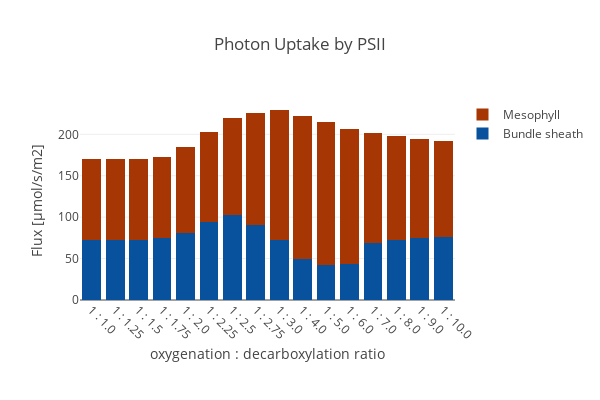

The notebook cell saved with this chart:
### Code cell
create_bar_plot_met(D_fba, D_exp,
                    {'[M]_PSII_h':'Mesophyll','[B]_PSII_h': 'Bundle sheath'},'hnu_h',
                    'Photon Uptake by PSII', xaxis_title, c3_model,
                    stacked = True, save_fig=save_fig)

### Figure 1 — Plotly figure (JSON) as saved in the notebook; plotly's stock layout.template omitted (floating-point values rounded to 4 significant figures)
{"data": [{"marker": {"color": "rgb(8,81,156)"}, "name": "Bundle sheath", "type": "bar", "uid": "80f3f6da-fa99-47da-a3ba-a7f6b3e3fef1", "x": ["1 : 1.0", "1 : 1.25", "1 : 1.5", "1 : 1.75", "1 : 2.0", "1 : 2.25", "1 : 2.5", "1 : 2.75", "1 : 3.0", "1 : 4.0", "1 : 5.0", "1 : 6.0", "1 : 7.0", "1 : 8.0", "1 : 9.0", "1 : 10.0"], "y": [72.71, 72.71, 72.71, 74.47, 81.23, 94.21, 102.7, 90.19, 72.01, 49.05, 41.92, 44.01, 69.21, 72.74, 74.7, 75.46]}, {"marker": {"color": "rgb(166,54,3)"}, "name": "Mesophyll", "type": "bar", "uid": "e6b986f1-c183-4b99-baee-4187dc675ac6", "x": ["1 : 1.0", "1 : 1.25", "1 : 1.5", "1 : 1.75", "1 : 2.0", "1 : 2.25", "1 : 2.5", "1 : 2.75", "1 : 3.0", "1 : 4.0", "1 : 5.0", "1 : 6.0", "1 : 7.0", "1 : 8.0", "1 : 9.0", "1 : 10.0"], "y": [96.91, 96.91, 96.91, 98.47, 104.1, 108.0, 117.3, 135.4, 157.3, 173.6, 172.5, 163.0, 132.7, 124.9, 119.7, 116.3]}], "layout": {"barmode": "stack", "height": 400, "margin": {"b": 100}, "title": {"text": "Photon Uptake by PSII"}, "width": 600, "xaxis": {"tickangle": 45, "title": {"text": "oxygenation : decarboxylation ratio"}}, "yaxis": {"autorange": true, "title": {"text": "Flux [µmol/s/m2]"}}}}
